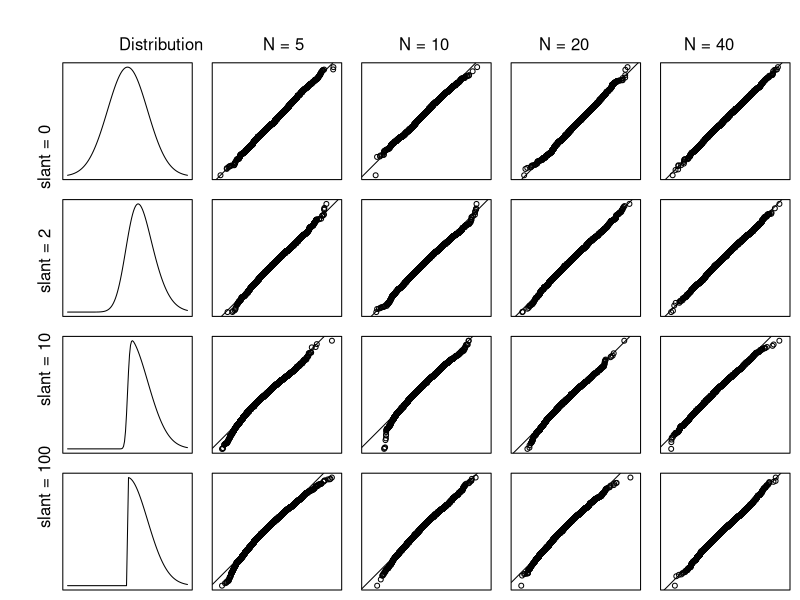

The R script that drew this image:
## ---- chunk 1
knitr::opts_chunk$set(message = FALSE)
## ---- chunk 2
require(magrittr)
require(sn)

#set parameters
slant <- c(0,2,10,100)
loc <- 0
sc <- 1

r <- 5000
N <- c(5, 10, 20, 40)
## ---- chunk 3
generate_qq <- function(slant, N, location = loc, scale = sc, R = r) {
  # Quantities to calculate/generate
  delta <- slant / (sqrt(1 + slant ^ 2))
  pop_mean <- location + scale * delta * sqrt(2 / pi)
  pop_sd <- sqrt(scale ^ 2 * (1 - (2 * delta ^ 2) / pi))
  
  # CLT
  Z <- rnorm(R)
  sample_dist_clt <- Z / sqrt(N) * pop_sd + pop_mean
  
  # sampling by simulation
  sample_sn <-
  array(rsn(
  R * N,
  xi = location,
  omega = scale,
  alpha = slant
  ), dim = c(R, N))
  sample_dist_sim <- apply(sample_sn, 1, mean)
  
  # QQ plot
  qqplot(sample_dist_sim, sample_dist_clt, asp = 1, axes = FALSE, frame.plot=TRUE, ann = FALSE)
  abline(0, 1)
}
## ---- chunk 4
x <- seq(from = -3, to = 3, by = 0.05) 

par(mfrow = c(4,5), mai=c(0.1,0.1,0.1,0.1), oma = c(0, 4, 4, 0))

for(s in slant){
  plot(dsn(x, omega = sc, xi = loc, alpha = s), type = "l", axes = FALSE, frame.plot=TRUE)
  for(n in N){
    generate_qq(slant = s, N = n)
  }
}
mtext('slant = 100        slant = 10        slant = 2        slant = 0'
      , side = 2, outer = TRUE)
mtext('Distribution            N = 5                   N = 10                  N = 20                   N = 40'
      , side = 3, outer = TRUE)
dev.copy(png, "plot.png", , width=500, height=350)
dev.off()
